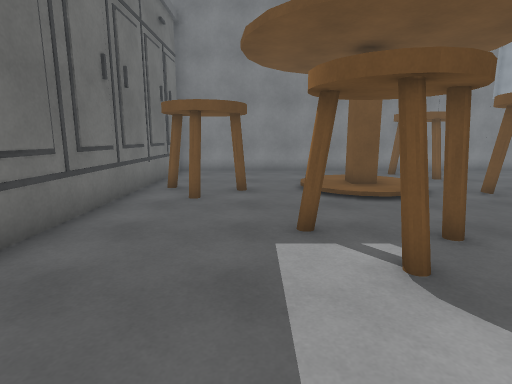
view 1 (above)

19 first-person views from a walk through a scene from a Unity 3-D project. The camera is 1.5 m above the floor, tilts 10° down and sees 80° across. The floor is counted in squares, 1 m on a side. Each view is taken from the middle of a square. On the plan, view 1 faces up. The plan holds only what a view shows up to about 15 squares ahead; the rest is blank. The place goes on beyond the plan. Surface patterns are stand-ins for the level's own textures.

view 2
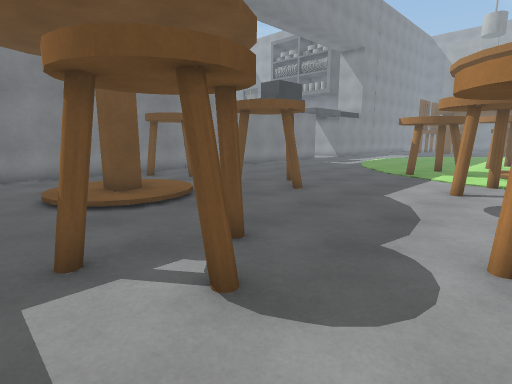

view 3
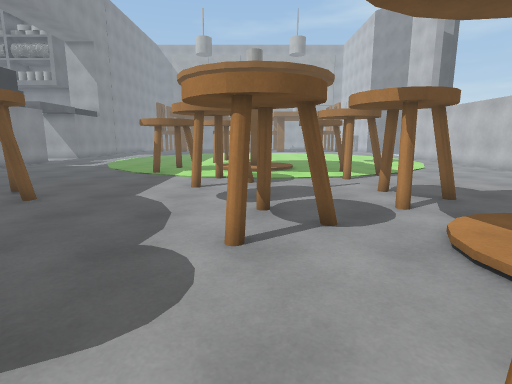

view 4
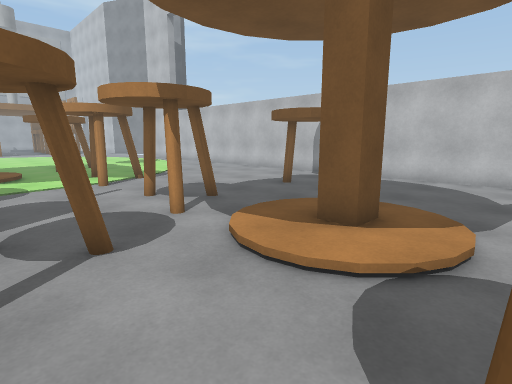

view 5
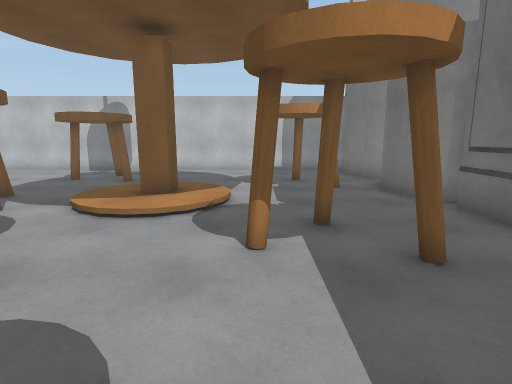

view 6
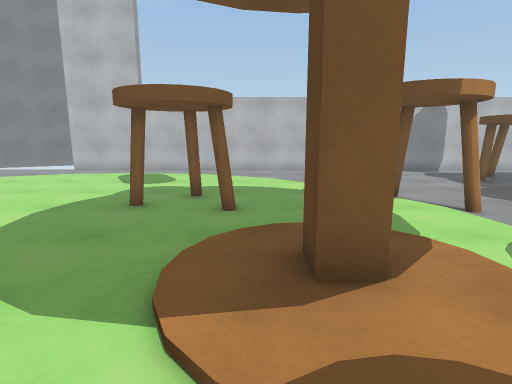

view 7
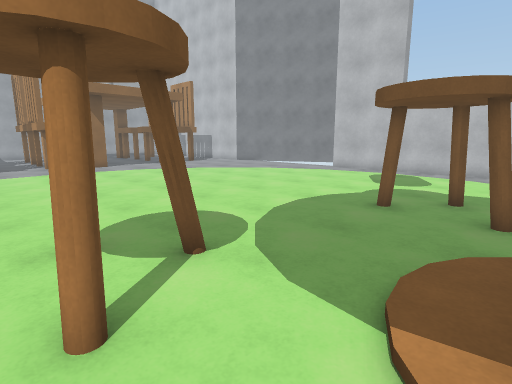

view 8
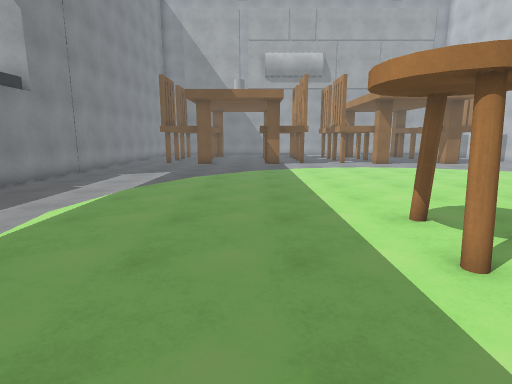

view 9
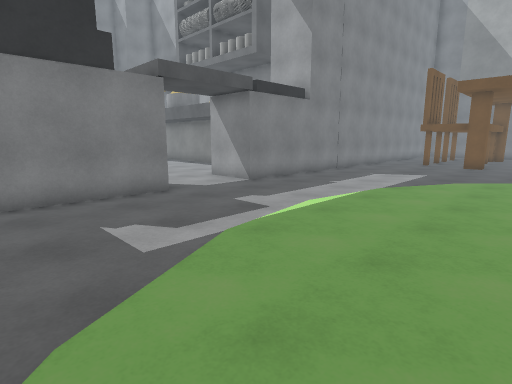

view 10
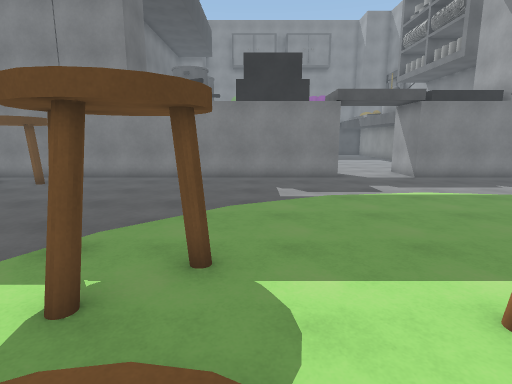

view 11
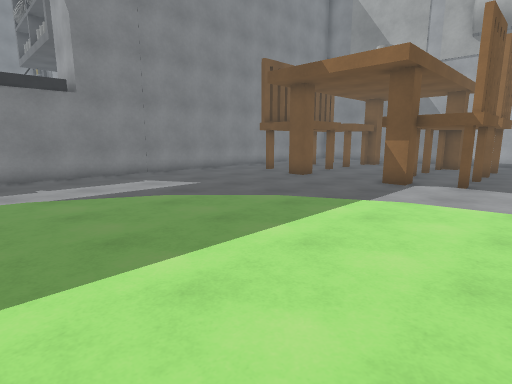

view 12
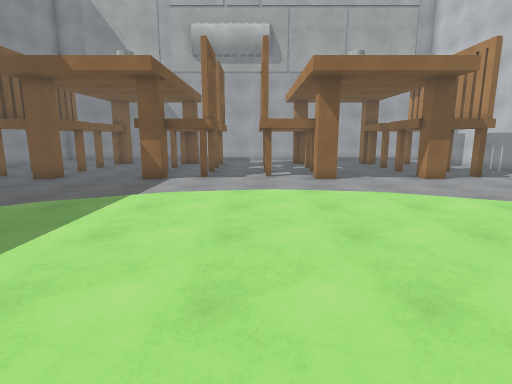

view 13
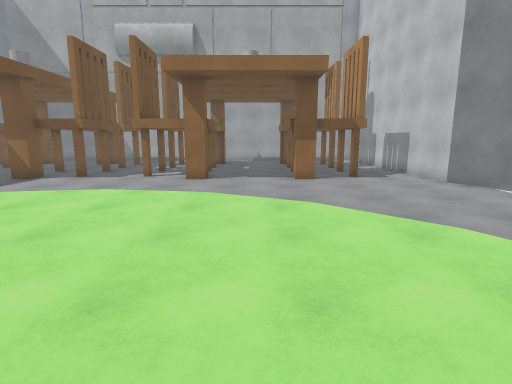

view 14
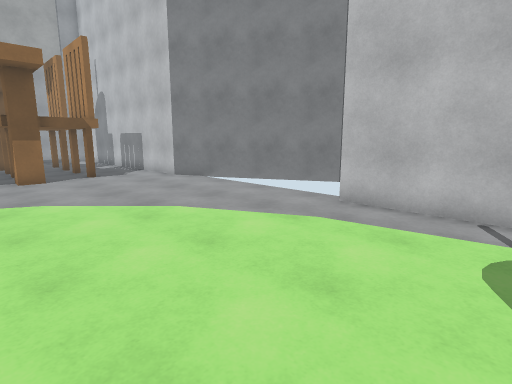

view 15
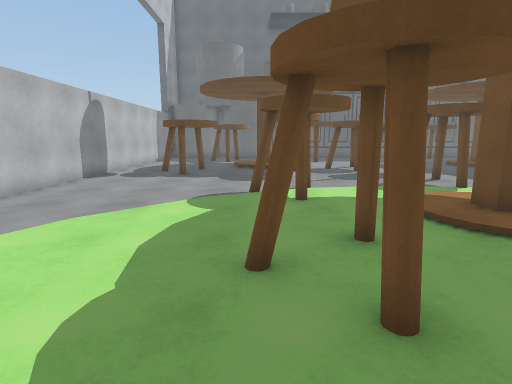

view 16
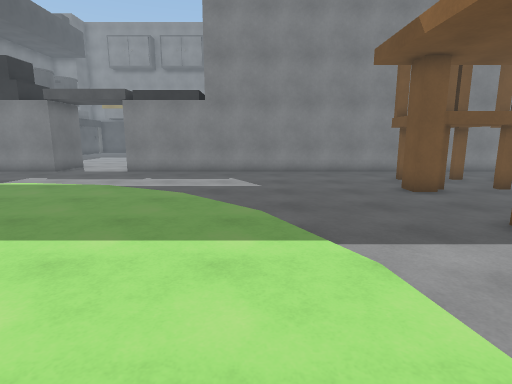

view 17
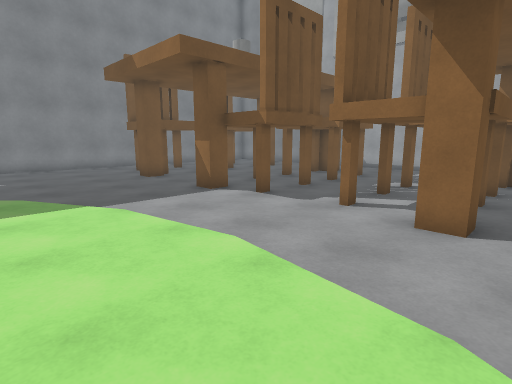

view 18
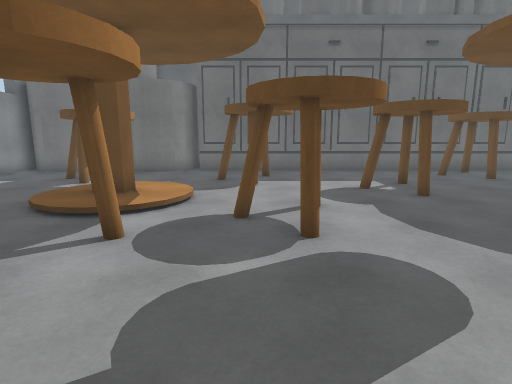

view 19
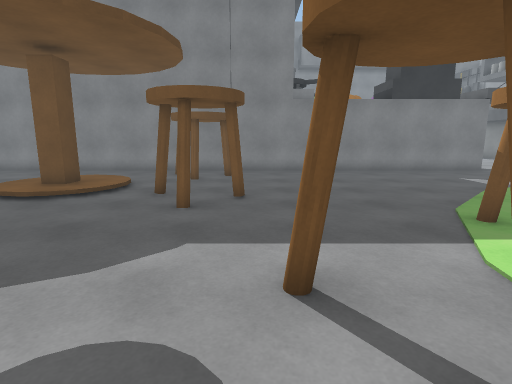

### Floor plan
Key: @ floor where view 1 was taken; # wall or solid block; x gap in a wall; . main floor; : floor 0.25 m higher than the main floor; / step, stairs or slope; C orange cylinder; R orange disc; O other object.
Columns run from 4 left of view 1 to 37 right of it. Each row starts with its distance up from view 1.
 19                           ..
 18                           ..
 17                          ..#
 16                         ...#
 15                        #...#
 14 ########################...##############
 13 #.........O...............................
 12 #..........OO..........................#..
 11 #.....///..O..............................
 10 #.....:::/................................
  9 #xCCC.:#:/............................#...
  8 #.C.../:/.CCRC............................
  7 #..........C..............................
  6 #.........................................
  5 #....C...........C.C..................#..x
  4 #.....CRC.........C.......................
  3 #.....C......CC....//.CCRC............#.#.
  2 #..............CR./::/.C..................
  1 #.......C.C...CC..:#:/....................
  0 #..C@RC..C......../::/.................#..
 -1 #...C............../......................
 -2 #.....////.C...CC....C................#...
 -3 #.....//:/..CR..CRC....C..................
 -4 ##..../#//.CC...C.....C...................
 -5  #.O..///.................................
 -6 ##.O.C................................#..x
 -7 #...C.....C.RC............................
 -8 ##.........C..........................#.#.
 -9 ##........................................
-10 ##........................................
-11 ##############################......######
-12                                   ###

Positions as (right, up) in squares from view 1, and headings:
1: (0, 0), facing up
2: (0, 1), facing up-right
3: (0, 1), facing right
4: (1, 1), facing down-right
5: (1, 4), facing down
6: (16, 4), facing down
7: (16, 4), facing down-right
8: (15, 6), facing right
9: (15, 6), facing up-right
10: (16, 1), facing up
11: (23, 1), facing up-right
12: (22, 1), facing right
13: (22, -4), facing right
14: (21, -4), facing down-right
15: (21, -4), facing left
16: (29, 0), facing up
17: (28, -3), facing up-right
18: (11, 0), facing left
19: (9, 0), facing up
